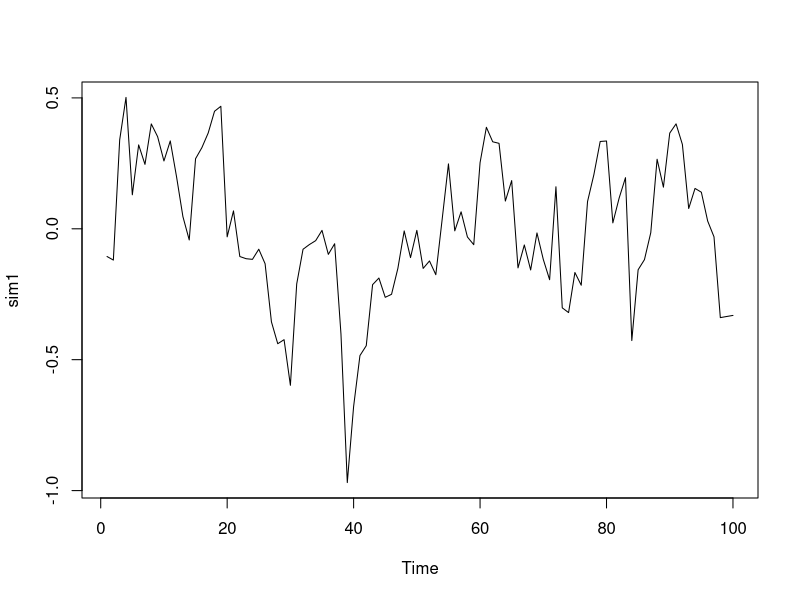
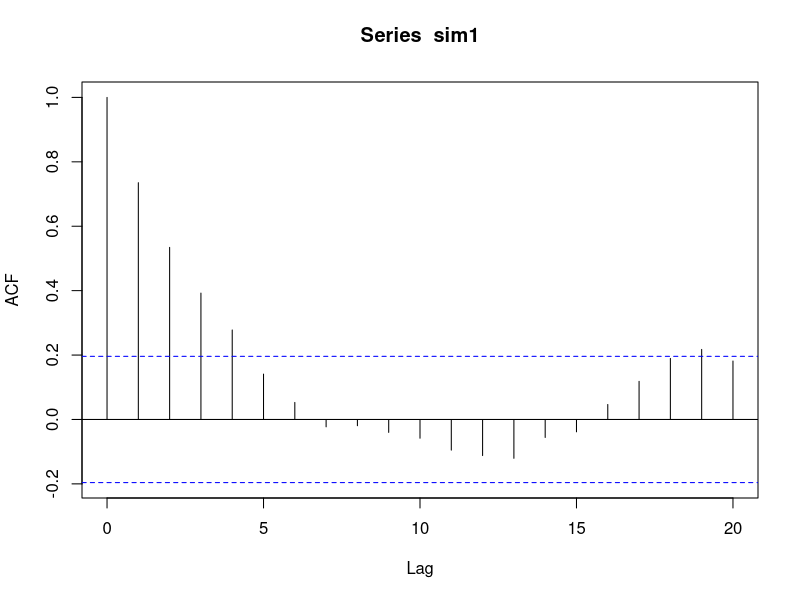
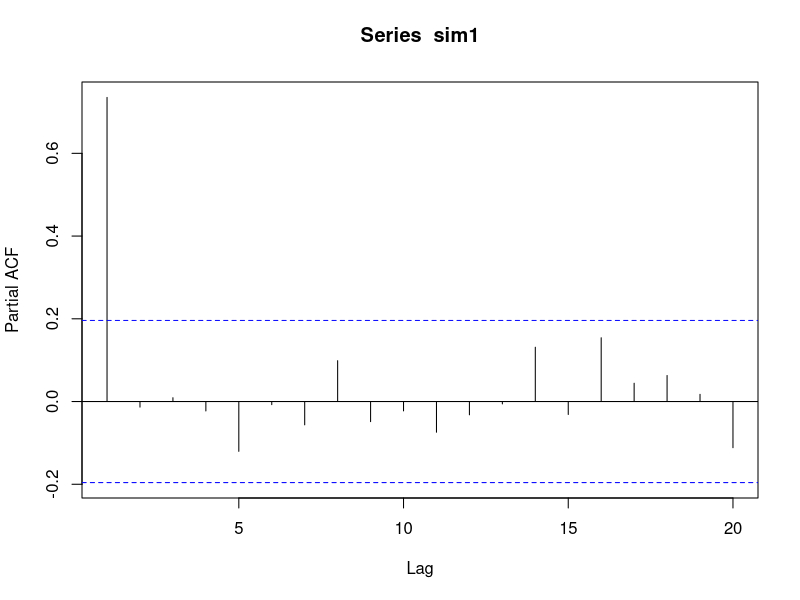
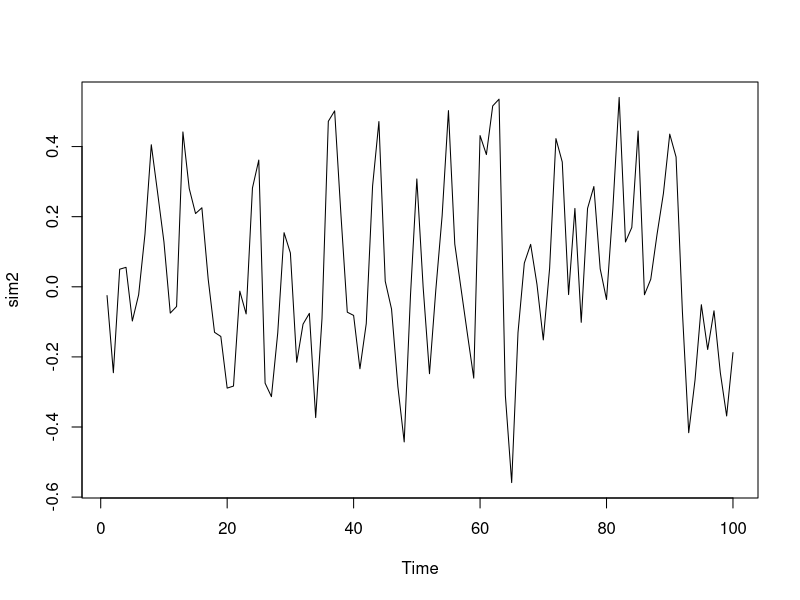
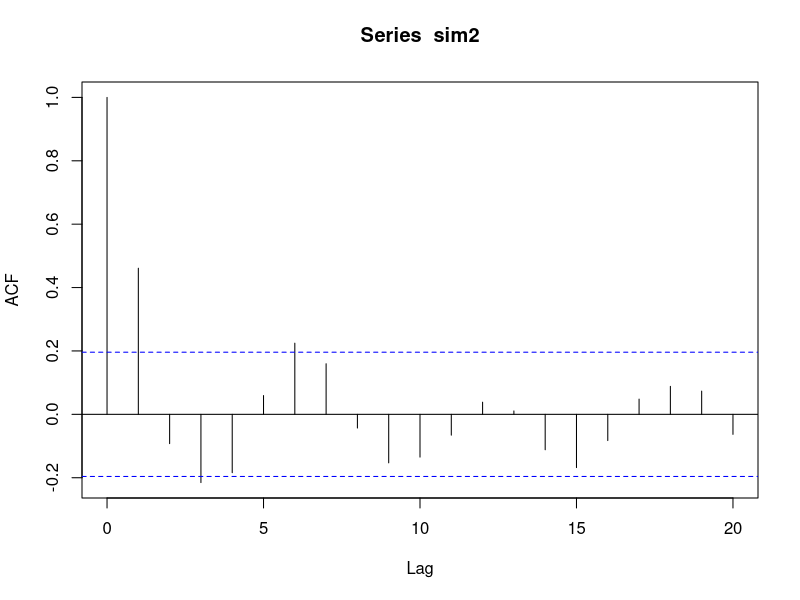
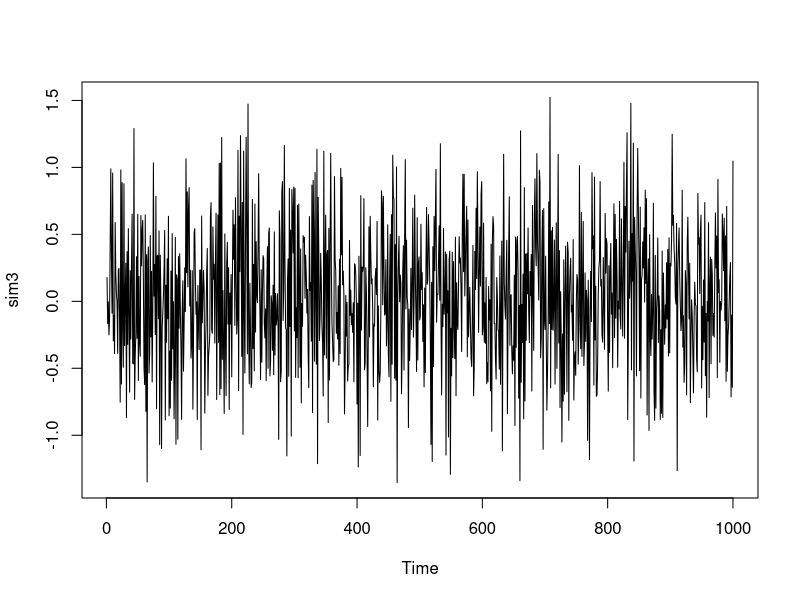
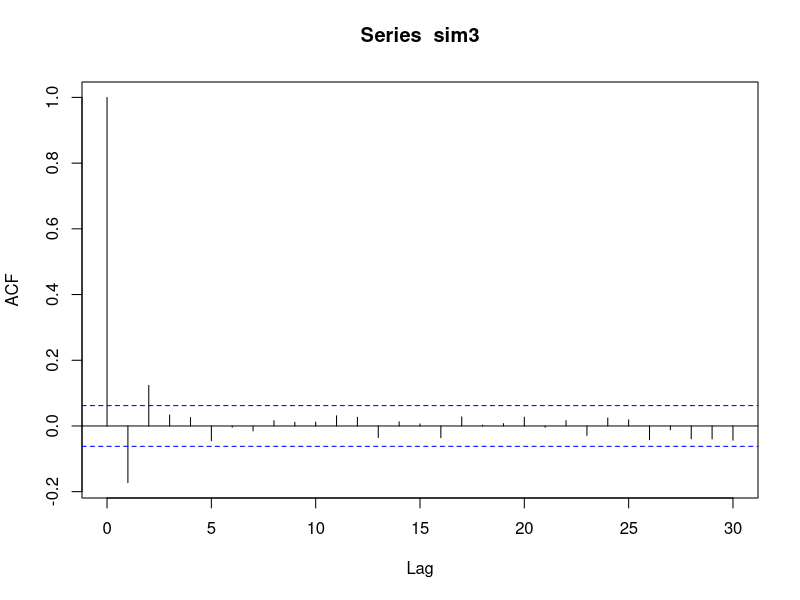
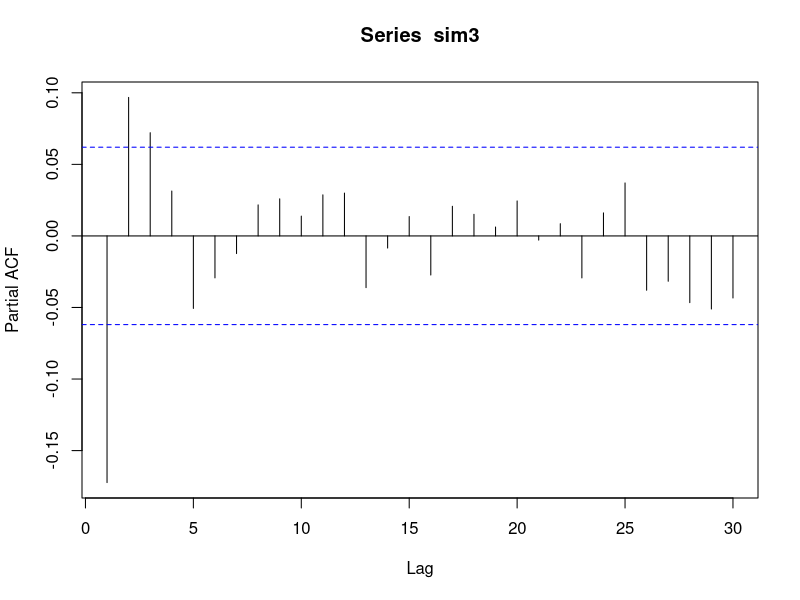

Reproduce these figures in R, in order.
## ---- chunk 1
beta1 <- 0.8
sd <- 0.2
sim1 <- arima.sim(n = 100, list(ar = c(beta1)), sd = sd)
plot(sim1)
## ---- chunk 2
beta1 <- 0.8
sd <- 0.2
sim1 <- arima.sim(n = 100, list(ar = c(beta1)), sd = sd)
acf(sim1)
## ---- chunk 3
pacf(sim1)
## ---- chunk 4
beta1 <- 0.8
beta2 <- -0.4
sd <- 0.2
sim2 <- arima.sim(n = 100, list(ar = c(beta1, beta2)), sd = sd)
plot(sim2)
## ---- chunk 5
acf(sim2)
## ---- chunk 6
theta1 <- -0.2
theta2 <- 0.2
sd <- 0.5
sim3 <- arima.sim(n = 1000, list(ma = c(theta1, theta2)), sd = sd)
plot(sim3)
## ---- chunk 7
acf(sim3)
## ---- chunk 8
pacf(sim3)
## ---- chunk 9
beta1 <- 0.8
beta2 <- -0.4
theta1 <- -0.2
theta2 <- 0.2
sd <- 0.2
sim4 <- arima.sim(n = 100, list(ar = c(beta1, beta2), ma=c(theta1, theta2)), sd = sd)
plot(sim4)
## ---- chunk 10
acf(sim4)
## ---- chunk 11
pacf(sim4)
